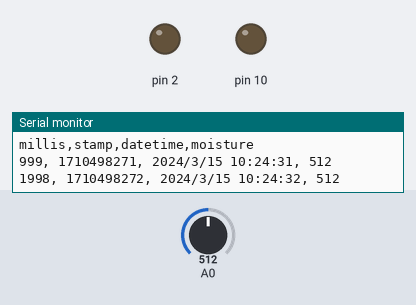
A sketch run on a simulated Arduino Uno, built with avr-gcc and run on an emulated ATmega328P. Parts: output pins drawn as LEDs (lit = HIGH), the last lines printed to the serial monitor. Inputs (shaded band) come from the test bench; at power-on: A0 = 512. The local clock reads 2024-03-15 10:24:30 at power-on unless the sketch sets it; storage starts empty.

Above: at 2.8 s.
2.9 s: A0 set to 312
4.4 s: A0 set to 284
At 5.4 s:
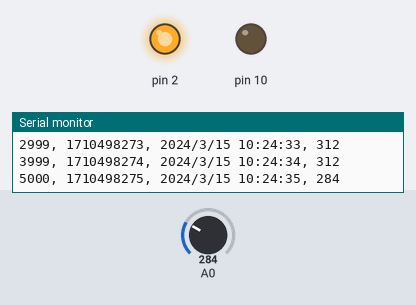
6.5 s: A0 set to 306
At 8.1 s:
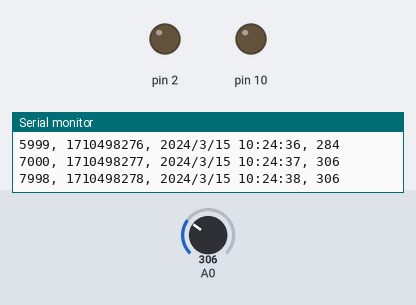
8.5 s: A0 set to 290
At 9.6 s:
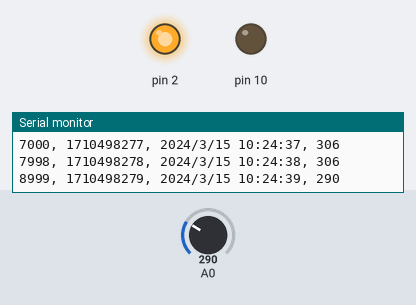
Timing chart, 0 to 11.5 s (numbered marks = the images above; inputs shaded):
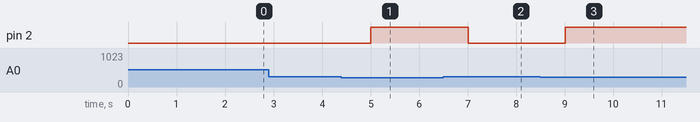

The sketch:

PlanterAid.ino
```cpp
/* Adrian Doran
*  ID: 217195412
* Soil Moisture detection and LED Warning Light.
* Planter Watering Aid.
*/

#include "RTClib.h"
#include "SD.h"
#include <Wire.h>

#define LOG_INTERVAL  1000 // mills between entries.
#define SYNC_INTERVAL 1000 // mills between calls to flush() - to write data to the card
uint32_t syncTime = 0; // time of last sync()

#define ECHO_TO_SERIAL   1 // echo data to serial port.


//Variables
char activeMotion [] = "Active";
char inactiveMotion [] = "Inactive";
char* state ;

RTC_PCF8523 RTC; // define the Real Time Clock

const int chipSelect = 10; // for data logging, this connects the SD Card, Digital Pin 10

File logfile; // defines the file for logging

void setup()
{
  Serial.begin(9600);
  initSDcard(); // initialize the SD card for recording
  createFile(); // create a new file each startup

  initRTC(); // Intialize the Real Time Clock, this is for time accuracy.

  logfile.println("millis,stamp,datetime,moisture");// CSV Header for the first row
#if ECHO_TO_SERIAL
  Serial.println("millis,stamp,datetime,moisture"); // Serial Monitor Header for display
#endif //ECHO_TO_SERIAL

  pinMode(A0, INPUT);
  pinMode(2, OUTPUT);
}

void loop()
{
  int val;
  DateTime now;

  // delay for the amount of time we want between readings
  delay((LOG_INTERVAL - 1) - (millis() % LOG_INTERVAL));

  // log milliseconds since starting
  uint32_t m = millis();
  logfile.print(m);           // milliseconds since start
  logfile.print(", ");
#if ECHO_TO_SERIAL
  Serial.print(m);         // milliseconds since start
  Serial.print(", ");
#endif

  // fetch the time
  now = RTC.now();
  // log time
  logfile.print(now.unixtime()); // seconds since 2000
  logfile.print(", ");
  logfile.print(now.year(), DEC);
  logfile.print("/");
  logfile.print(now.month(), DEC);
  logfile.print("/");
  logfile.print(now.day(), DEC);
  logfile.print(" ");
  logfile.print(now.hour(), DEC);
  logfile.print(":");
  logfile.print(now.minute(), DEC);
  logfile.print(":");
  logfile.print(now.second(), DEC);
#if ECHO_TO_SERIAL
  Serial.print(now.unixtime()); // seconds since 2000
  Serial.print(", ");
  Serial.print(now.year(), DEC);
  Serial.print("/");
  Serial.print(now.month(), DEC);
  Serial.print("/");
  Serial.print(now.day(), DEC);
  Serial.print(" ");
  Serial.print(now.hour(), DEC);
  Serial.print(":");
  Serial.print(now.minute(), DEC);
  Serial.print(":");
  Serial.print(now.second(), DEC);
#endif //ECHO_TO_SERIAL

  val = analogRead(0); //connect sensor to Analog 0

if (val < 300)
  digitalWrite(2, HIGH);
else
  digitalWrite(2, LOW);

  logfile.print(", ");
  logfile.println(val); // outputs the data to the CSV

#if ECHO_TO_SERIAL
  Serial.print(", "); // outputs the data to the serial monitor.
  Serial.println(val);

#endif //ECHO_TO_SERIAL

  if ((millis() - syncTime) < SYNC_INTERVAL) return;
  syncTime = millis();

  logfile.flush();
}

void error(char const *str) // Error checking function
{
  Serial.print("error: ");
  Serial.println(str);

  while (1);
}

void initSDcard()
{
  Serial.print("Initializing SD card...");
  // make sure that the default chip select pin is set to
  // output, even if you don't use it:
  pinMode(10, OUTPUT);

  // see if the card is present and can be initialized:
  if (!SD.begin(chipSelect)) {
    Serial.println("Card failed, or not present");
    // don't do anything more:
    return;
  }
  Serial.println("card initialized.");

}

void createFile()
{
  //file name must be in 8.3 format (name length at most 8 characters, follwed by a '.' and then a three character extension.
  char filename[] = "SM_LOG00.CSV";
  for (uint8_t i = 0; i < 100; i++) {
    filename[4] = i / 10 + '0';
    filename[5] = i % 10 + '0';
    if (! SD.exists(filename)) {
      // only open a new file if it doesn't exist
      logfile = SD.open(filename, FILE_WRITE);
      break;  // leave the loop!
    }
  }

  if (! logfile) {
    error("couldnt create file");
  }

  Serial.print("Logging to: ");
  Serial.println(filename);
}

void initRTC()
{
  Wire.begin();
  if (!RTC.begin()) {
    logfile.println("RTC failed");
#if ECHO_TO_SERIAL
    Serial.println("RTC failed");
#endif  //ECHO_TO_SERIAL

  }
}
```

Measured:
- the behaviour switches between 300 and 299 on A0 (found by bisection; images 0 and 1)
- after the input at 4.4 s, pin 2: LOW → HIGH after 0.61 s
- after the input at 6.5 s, pin 2: HIGH → LOW after 0.51 s
- after the input at 8.5 s, pin 2: LOW → HIGH after 0.51 s
